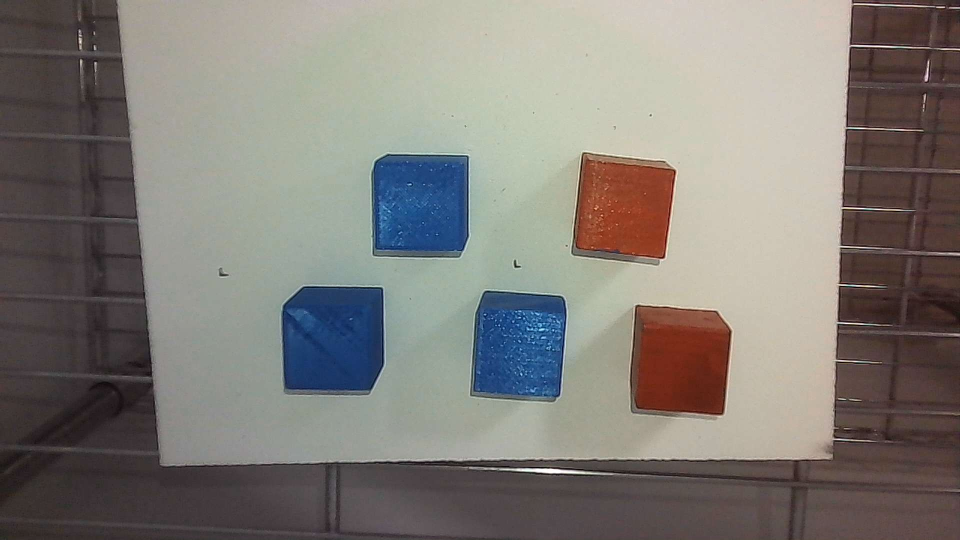
#> input picture foto_bien.jpg, 1920 x 1080 px, given in place of the camera (shown at 1/2 size)
$ python detectar_cuadrados_blancos.py
#> lines starting #> are read from the running program, lines starting #| are printed output that depends on the picture; after the words box and inside, x2 and y2 are one past the last pixel; in counts of white or black regions, pixels touching at a corner belong together
import cv2
import numpy as np
import time  # Para agregar retrasos entre iteraciones

# Rango para color rojo (más amplio)
rojo_bajo = np.array([0, 100, 50])  # Ajuste más bajo
rojo_alto = np.array([10, 255, 255])  # Ajuste más alto

# Rango para color azul (más amplio)
azul_bajo = np.array([100, 100, 50])  # Ajuste más bajo
azul_alto = np.array([130, 255, 255])  # Ajuste más alto

# Inicializar captura de video
cap = cv2.VideoCapture(2)  # Cambia el índice si tienes más de una cámara

if not cap.isOpened():
    print("No se pudo abrir la cámara.")
    exit()

# Dimensión física conocida del QR (en cm)
qr_size = 5.0  # Tamaño físico del QR (lado)

# Inicializar QRCodeDetector
qr_detector = cv2.QRCodeDetector()

while True:
    # Leer fotograma de la cámara
    ret, frame = cap.read()
#> frame is the input picture: shape (1080, 1920, 3); mean B, G, R 119.5, 124.9, 129.3
    if not ret:
        print("No se pudo capturar el fotograma.")
        break

    # Redimensionar para mejor rendimiento
    frame = cv2.resize(frame, (640, 480))
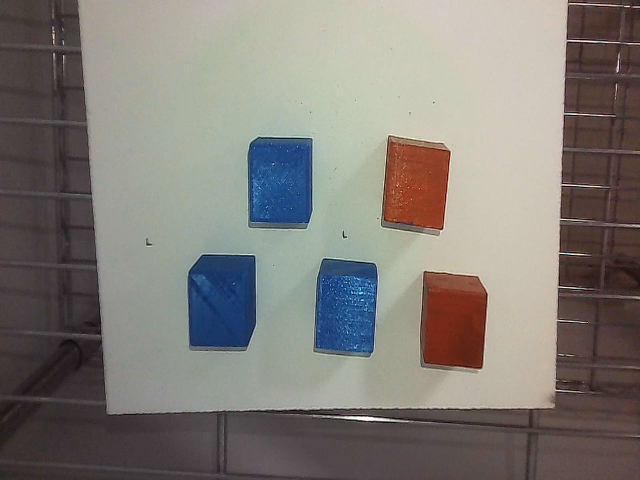
#> frame: shape (480, 640, 3); mean B, G, R 119.5, 124.9, 129.3

    # Detectar y decodificar el QR
    data, bbox, _ = qr_detector.detectAndDecode(frame)
#> data = ''
    qr_width = 0  # Inicializar la dimensión en píxeles
    if bbox is not None and data:
        # Dibujar el borde del QR en la imagen
        bbox = np.int32(bbox)  # Convertir los puntos a enteros
        for i in range(len(bbox[0])):
            pt1 = tuple(bbox[0][i])
            pt2 = tuple(bbox[0][(i + 1) % len(bbox[0])])
            cv2.line(frame, pt1, pt2, (0, 255, 0), 2)

        # Calcular la dimensión del QR en píxeles
        qr_width = np.linalg.norm(bbox[0][0] - bbox[0][1])

        # Mostrar la información del QR
        cv2.putText(frame, f"QR Size: {qr_size} cm", (10, 30), cv2.FONT_HERSHEY_SIMPLEX, 0.6, (0, 255, 0), 2)
        cv2.putText(frame, f"QR Data: {data}", (10, 50), cv2.FONT_HERSHEY_SIMPLEX, 0.6, (0, 255, 0), 2)

    # Convertir a espacio de color HSV
    hsv = cv2.cvtColor(frame, cv2.COLOR_BGR2HSV)
#> hsv: shape (480, 640, 3); mean H, S, V 52.8, 47, 136.1

    # Máscaras para colores
    mask_red = cv2.inRange(hsv, rojo_bajo, rojo_alto)
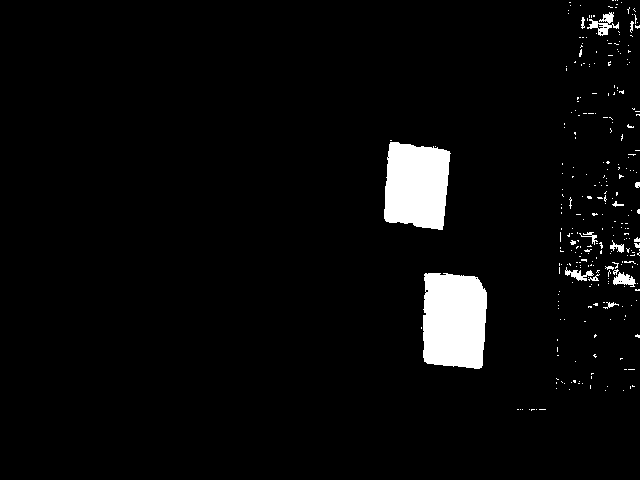
#> mask_red: shape (480, 640); 4% white; 282 white regions (265 under 20 px), largest, box (x1, y1, x2, y2) and area: (423, 273, 487, 369) 5544, (384, 142, 451, 230) 4875, (587, 12, 619, 36) 298
    mask_blue = cv2.inRange(hsv, azul_bajo, azul_alto)
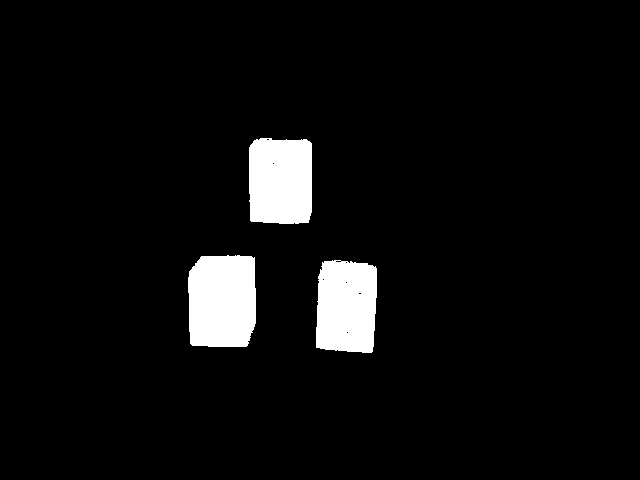
#> mask_blue: shape (480, 640); 5.3% white; 3 white regions, box (x1, y1, x2, y2) and area: (188, 255, 256, 347) 5837, (249, 138, 312, 224) 5190, (316, 260, 377, 353) 5142

    # Detectar contornos para rojo y azul
    for mask, color_name, color in [(mask_red, "Rojo", (0, 0, 255)), (mask_blue, "Azul", (255, 0, 0))]:
        contours, _ = cv2.findContours(mask, cv2.RETR_TREE, cv2.CHAIN_APPROX_SIMPLE)
        for cnt in contours:
            area = cv2.contourArea(cnt)
            if area > 500:  # Filtrar objetos pequeños
                # Aproximar el contorno para detectar cuadrados
                epsilon = 0.04 * cv2.arcLength(cnt, True)
                approx = cv2.approxPolyDP(cnt, epsilon, True)

                if len(approx) == 4:  # Verificar si tiene 4 vértices
                    x, y, w, h = cv2.boundingRect(approx)
                    aspect_ratio = float(w) / h
                    if 0.9 <= aspect_ratio <= 1.1:  # Verificar proporción (cercano a cuadrado)
                        if qr_width > 0:
                            # Calcular dimensiones físicas del cuadrado
                            square_width_cm = (w / qr_width) * qr_size
                            square_height_cm = (h / qr_width) * qr_size
                            cv2.rectangle(frame, (x, y), (x + w, y + h), color, 2)
                            cv2.putText(frame, f"{square_width_cm:.2f}x{square_height_cm:.2f} cm", (x, y - 10),
                                        cv2.FONT_HERSHEY_SIMPLEX, 0.5, color, 2)
                            cv2.putText(frame, f"{color_name} Cuadrado", (x, y - 25),
                                        cv2.FONT_HERSHEY_SIMPLEX, 0.5, color, 2)
#> this loop made 2 passes
#> (color_name, color) on passes 1 to 2: ('Rojo', (0, 0, 255)), ('Azul', (255, 0, 0))

    # Mostrar resultados
    cv2.imshow("Frame Original", frame)
    cv2.imshow("Rojo", mask_red)
    cv2.imshow("Azul", mask_blue)

    # Agregar un retraso de 0.5 segundos (ajustable) entre iteraciones
    time.sleep(0.5)

    # Salir con la tecla 'q'
    if cv2.waitKey(1) & 0xFF == ord('q'):
#> (key q is pressed here)
        break

# Liberar recursos
cap.release()
cv2.destroyAllWindows()

$ run again, on imagen.jpg.jpg
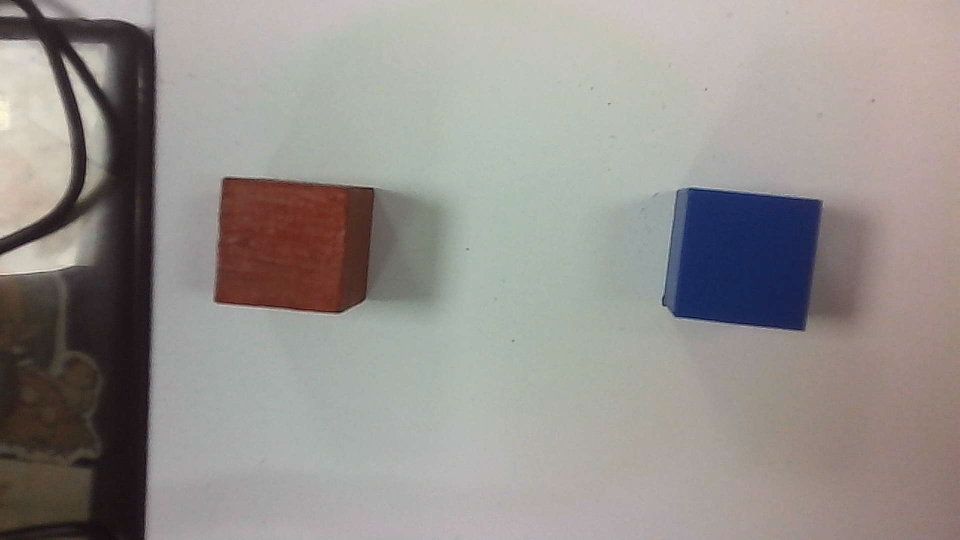
#> input picture imagen.jpg.jpg, 1920 x 1080 px, given in place of the camera (shown at 1/2 size)
#> frame is the input picture: shape (1080, 1920, 3); mean B, G, R 141.4, 144.6, 149.7
#> `frame = cv2.resize(frame, (640, 480))`:
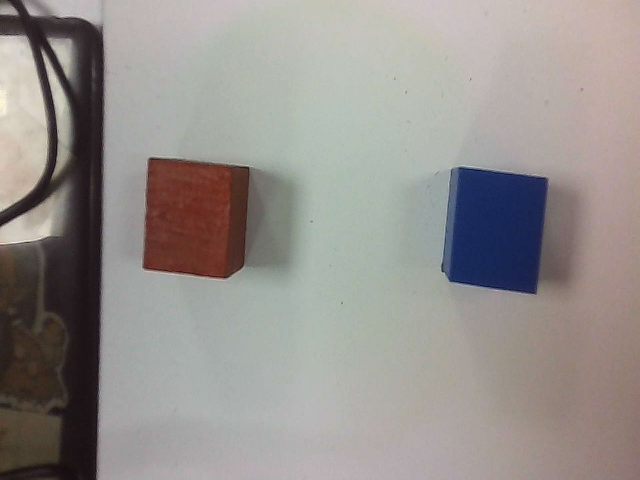
#> frame: shape (480, 640, 3); mean B, G, R 141.4, 144.6, 149.7
#> data = ''
#> hsv: shape (480, 640, 3); mean H, S, V 50.8, 33.9, 154
#> mask_red: shape (480, 640); 3.7% white; 33 white regions (25 under 20 px), largest, box (x1, y1, x2, y2) and area: (144, 159, 249, 278) 10859, (21, 369, 32, 384) 82, (16, 334, 32, 342) 49
#> `mask_blue = cv2.inRange(hsv, azul_bajo, azul_alto)`:
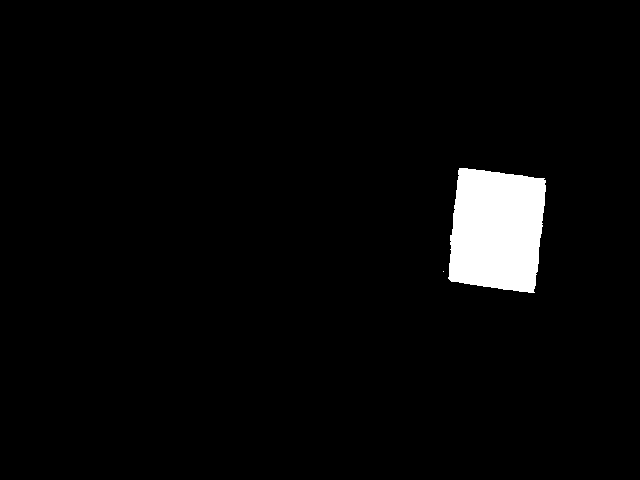
#> mask_blue: shape (480, 640); 3.3% white; 2 white regions (1 under 20 px), largest, box (x1, y1, x2, y2) and area: (448, 168, 546, 293) 10191
#> the loop `for mask, color_name, color in [(mask_red, "Rojo", (0, 0, 255)), (mask..` made 2 passes
#> (color_name, color) on passes 1 to 2: ('Rojo', (0, 0, 255)), ('Azul', (255, 0, 0))
